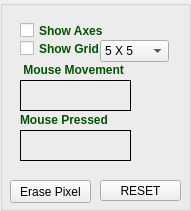
   <widget class="QGroupBox" name="toolBox">
    <property name="geometry">
     <rect>
      <x>680</x>
      <y>30</y>
      <width>191</width>
      <height>211</height>
     </rect>
    </property>
    <property name="title">
     <string/>
    </property>
    <property name="flat">
     <bool>true</bool>
    </property>
    <widget class="QComboBox" name="comboBox">
     <property name="geometry">
      <rect>
       <x>100</x>
       <y>40</y>
       <width>69</width>
       <height>22</height>
      </rect>
     </property>
     <property name="palette">
      <palette>
       <active>
        <colorrole role="WindowText">
         <brush brushstyle="SolidPattern">
          <color alpha="255">
           <red>0</red>
           <green>0</green>
           <blue>95</blue>
          </color>
         </brush>
        </colorrole>
        <colorrole role="ButtonText">
         <brush brushstyle="SolidPattern">
          <color alpha="255">
           <red>0</red>
           <green>0</green>
           <blue>0</blue>
          </color>
         </brush>
        </colorrole>
       </active>
       <inactive>
        <colorrole role="WindowText">
         <brush brushstyle="SolidPattern">
          <color alpha="255">
           <red>0</red>
           <green>0</green>
           <blue>95</blue>
          </color>
         </brush>
        </colorrole>
        <colorrole role="ButtonText">
         <brush brushstyle="SolidPattern">
          <color alpha="255">
           <red>0</red>
           <green>0</green>
           <blue>0</blue>
          </color>
         </brush>
        </colorrole>
       </inactive>
       <disabled>
        <colorrole role="WindowText">
         <brush brushstyle="SolidPattern">
          <color alpha="255">
           <red>120</red>
           <green>120</green>
           <blue>120</blue>
          </color>
         </brush>
        </colorrole>
        <colorrole role="ButtonText">
         <brush brushstyle="SolidPattern">
          <color alpha="255">
           <red>120</red>
           <green>120</green>
           <blue>120</blue>
          </color>
         </brush>
        </colorrole>
       </disabled>
      </palette>
     </property>
     <item>
      <property name="text">
       <string>5 X 5</string>
      </property>
     </item>
     <item>
      <property name="text">
       <string>10 X 10</string>
      </property>
     </item>
     <item>
      <property name="text">
       <string>20 X 20</string>
      </property>
     </item>
     <item>
      <property name="text">
       <string>30 X 30</string>
      </property>
     </item>
     <item>
      <property name="text">
       <string>40 X 40</string>
      </property>
     </item>
     <item>
      <property name="text">
       <string>50 X 50</string>
      </property>
     </item>
     <item>
      <property name="text">
       <string>60 X 60</string>
      </property>
     </item>
     <item>
      <property name="text">
       <string>100 X 100</string>
      </property>
     </item>
    </widget>
    <widget class="QLabel" name="mouse_pressed">
     <property name="geometry">
      <rect>
       <x>20</x>
       <y>130</y>
       <width>111</width>
       <height>31</height>
      </rect>
     </property>
     <property name="frameShape">
      <enum>QFrame::Panel</enum>
     </property>
     <property name="text">
      <string/>
     </property>
    </widget>
    <widget class="QLabel" name="label_3">
     <property name="geometry">
      <rect>
       <x>10</x>
       <y>60</y>
       <width>121</width>
       <height>20</height>
      </rect>
     </property>
     <property name="palette">
      <palette>
       <active>
        <colorrole role="WindowText">
         <brush brushstyle="SolidPattern">
          <color alpha="255">
           <red>0</red>
           <green>85</green>
           <blue>0</blue>
          </color>
         </brush>
        </colorrole>
       </active>
       <inactive>
        <colorrole role="WindowText">
         <brush brushstyle="SolidPattern">
          <color alpha="255">
           <red>0</red>
           <green>85</green>
           <blue>0</blue>
          </color>
         </brush>
        </colorrole>
       </inactive>
       <disabled>
        <colorrole role="WindowText">
         <brush brushstyle="SolidPattern">
          <color alpha="255">
           <red>120</red>
           <green>120</green>
           <blue>120</blue>
          </color>
         </brush>
        </colorrole>
       </disabled>
      </palette>
     </property>
     <property name="font">
      <font>
       <weight>75</weight>
       <bold>true</bold>
      </font>
     </property>
     <property name="text">
      <string>    Mouse Movement</string>
     </property>
    </widget>
    <widget class="QLabel" name="mouse_movement">
     <property name="geometry">
      <rect>
       <x>20</x>
       <y>80</y>
       <width>111</width>
       <height>31</height>
      </rect>
     </property>
     <property name="frameShape">
      <enum>QFrame::Panel</enum>
     </property>
     <property name="text">
      <string/>
     </property>
    </widget>
    <widget class="QCheckBox" name="show_axes">
     <property name="geometry">
      <rect>
       <x>20</x>
       <y>20</y>
       <width>91</width>
       <height>21</height>
      </rect>
     </property>
     <property name="palette">
      <palette>
       <active>
        <colorrole role="WindowText">
         <brush brushstyle="SolidPattern">
          <color alpha="255">
           <red>0</red>
           <green>85</green>
           <blue>0</blue>
          </color>
         </brush>
        </colorrole>
       </active>
       <inactive>
        <colorrole role="WindowText">
         <brush brushstyle="SolidPattern">
          <color alpha="255">
           <red>0</red>
           <green>85</green>
           <blue>0</blue>
          </color>
         </brush>
        </colorrole>
       </inactive>
       <disabled>
        <colorrole role="WindowText">
         <brush brushstyle="SolidPattern">
          <color alpha="255">
           <red>120</red>
           <green>120</green>
           <blue>120</blue>
          </color>
         </brush>
        </colorrole>
       </disabled>
      </palette>
     </property>
     <property name="font">
      <font>
       <weight>75</weight>
       <bold>true</bold>
      </font>
     </property>
     <property name="text">
      <string>Show Axes</string>
     </property>
    </widget>
    <widget class="QLabel" name="label_5">
     <property name="geometry">
      <rect>
       <x>20</x>
       <y>110</y>
       <width>91</width>
       <height>20</height>
      </rect>
     </property>
     <property name="palette">
      <palette>
       <active>
        <colorrole role="WindowText">
         <brush brushstyle="SolidPattern">
          <color alpha="255">
           <red>0</red>
           <green>85</green>
           <blue>0</blue>
          </color>
         </brush>
        </colorrole>
       </active>
       <inactive>
        <colorrole role="WindowText">
         <brush brushstyle="SolidPattern">
          <color alpha="255">
           <red>0</red>
           <green>85</green>
           <blue>0</blue>
          </color>
         </brush>
        </colorrole>
       </inactive>
       <disabled>
        <colorrole role="WindowText">
         <brush brushstyle="SolidPattern">
          <color alpha="255">
           <red>120</red>
           <green>120</green>
           <blue>120</blue>
          </color>
         </brush>
        </colorrole>
       </disabled>
      </palette>
     </property>
     <property name="font">
      <font>
       <weight>75</weight>
       <bold>true</bold>
      </font>
     </property>
     <property name="text">
      <string>Mouse Pressed</string>
     </property>
    </widget>
    <widget class="QCheckBox" name="showGrid">
     <property name="geometry">
      <rect>
       <x>20</x>
       <y>40</y>
       <width>81</width>
       <height>17</height>
      </rect>
     </property>
     <property name="palette">
      <palette>
       <active>
        <colorrole role="WindowText">
         <brush brushstyle="SolidPattern">
          <color alpha="255">
           <red>0</red>
           <green>85</green>
           <blue>0</blue>
          </color>
         </brush>
        </colorrole>
       </active>
       <inactive>
        <colorrole role="WindowText">
         <brush brushstyle="SolidPattern">
          <color alpha="255">
           <red>0</red>
           <green>85</green>
           <blue>0</blue>
          </color>
         </brush>
        </colorrole>
       </inactive>
       <disabled>
        <colorrole role="WindowText">
         <brush brushstyle="SolidPattern">
          <color alpha="255">
           <red>120</red>
           <green>120</green>
           <blue>120</blue>
          </color>
         </brush>
        </colorrole>
       </disabled>
      </palette>
     </property>
     <property name="font">
      <font>
       <weight>75</weight>
       <bold>true</bold>
      </font>
     </property>
     <property name="text">
      <string>Show Grid</string>
     </property>
    </widget>
    <widget class="QPushButton" name="pushButton">
     <property name="geometry">
      <rect>
       <x>100</x>
       <y>180</y>
       <width>81</width>
       <height>21</height>
      </rect>
     </property>
     <property name="palette">
      <palette>
       <active>
        <colorrole role="WindowText">
         <brush brushstyle="SolidPattern">
          <color alpha="255">
           <red>0</red>
           <green>0</green>
           <blue>95</blue>
          </color>
         </brush>
        </colorrole>
        <colorrole role="ButtonText">
         <brush brushstyle="SolidPattern">
          <color alpha="255">
           <red>0</red>
           <green>0</green>
           <blue>0</blue>
          </color>
         </brush>
        </colorrole>
       </active>
       <inactive>
        <colorrole role="WindowText">
         <brush brushstyle="SolidPattern">
          <color alpha="255">
           <red>0</red>
           <green>0</green>
           <blue>95</blue>
          </color>
         </brush>
        </colorrole>
        <colorrole role="ButtonText">
         <brush brushstyle="SolidPattern">
          <color alpha="255">
           <red>0</red>
           <green>0</green>
           <blue>0</blue>
          </color>
         </brush>
        </colorrole>
       </inactive>
       <disabled>
        <colorrole role="WindowText">
         <brush brushstyle="SolidPattern">
          <color alpha="255">
           <red>120</red>
           <green>120</green>
           <blue>120</blue>
          </color>
         </brush>
        </colorrole>
        <colorrole role="ButtonText">
         <brush brushstyle="SolidPattern">
          <color alpha="255">
           <red>120</red>
           <green>120</green>
           <blue>120</blue>
          </color>
         </brush>
        </colorrole>
       </disabled>
      </palette>
     </property>
     <property name="text">
      <string>RESET</string>
     </property>
    </widget>
    <widget class="QPushButton" name="pushButton_2">
     <property name="geometry">
      <rect>
       <x>10</x>
       <y>180</y>
       <width>81</width>
       <height>23</height>
      </rect>
     </property>
     <property name="palette">
      <palette>
       <active>
        <colorrole role="WindowText">
         <brush brushstyle="SolidPattern">
          <color alpha="255">
           <red>0</red>
           <green>0</green>
           <blue>95</blue>
          </color>
         </brush>
        </colorrole>
        <colorrole role="ButtonText">
         <brush brushstyle="SolidPattern">
          <color alpha="255">
           <red>0</red>
           <green>0</green>
           <blue>0</blue>
          </color>
         </brush>
        </colorrole>
       </active>
       <inactive>
        <colorrole role="WindowText">
         <brush brushstyle="SolidPattern">
          <color alpha="255">
           <red>0</red>
           <green>0</green>
           <blue>95</blue>
          </color>
         </brush>
        </colorrole>
        <colorrole role="ButtonText">
         <brush brushstyle="SolidPattern">
          <color alpha="255">
           <red>0</red>
           <green>0</green>
           <blue>0</blue>
          </color>
         </brush>
        </colorrole>
       </inactive>
       <disabled>
        <colorrole role="WindowText">
         <brush brushstyle="SolidPattern">
          <color alpha="255">
           <red>120</red>
           <green>120</green>
           <blue>120</blue>
          </color>
         </brush>
        </colorrole>
        <colorrole role="ButtonText">
         <brush brushstyle="SolidPattern">
          <color alpha="255">
           <red>120</red>
           <green>120</green>
           <blue>120</blue>
          </color>
         </brush>
        </colorrole>
       </disabled>
      </palette>
     </property>
     <property name="text">
      <string>Erase Pixel</string>
     </property>
    </widget>
   </widget>
